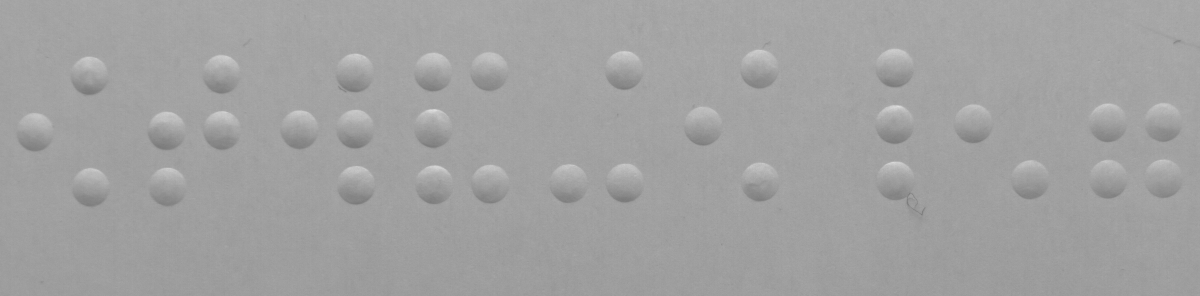
%> input picture im/实验图像/实验图像/problem3.png, 1200 x 296 px
$ octave problem3.m   (GNU Octave 9; MATLAB toolbox functions it lacks are replaced by stand-ins)
%> lines starting %> are read from the running program, lines starting %| are printed output that depends on the picture; in (x1, y1, x2, y2) boxes, pixels count from 0 and x2, y2 are one past the last pixel; in counts of white or black regions, pixels touching at a corner belong together; the program's own positions count from 1
m=imread('problem3.png');
%> m is the input picture: size 296x1200 uint8; min 121, max 222, mean 161.3
m=medfilt2(m,[5 5]);
imshow(m)
[c,r]=imfindcircles(m,[15,20],'Sensitivity',0.95);
%> c = 31 rows, first 12: [435.2 183; 433.8 70.16; 356 127; 167 129; 222.2 72.38; 490.9 182; 91.24 185.4; 35.47 130.4; 896.1 178.8; 489.9 69.95; 222.7 128.5; 760.8 179.9]; r = 31 values, max 17.72 at index 20, min 16.57 at index 7, mean 17.18
cx=c(:,1);
%> cx = 31 values, max 1163.9 at index 31, min 35.47 at index 8, mean 578.5
cy=c(:,2);
%> cy = 31 values, max 185.4 at index 7, min 66.28 at index 23, mean 132.6
R=ceil(mean(r));
%> R = 18
viscircles(c,r);
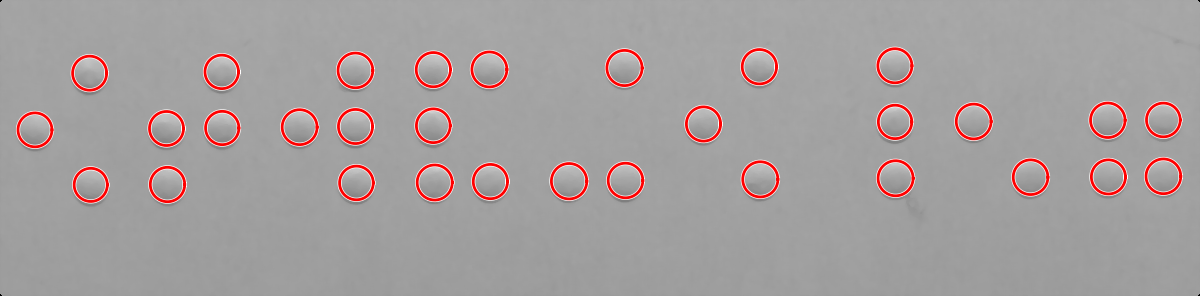
%> figure redrawn from the program's plot data
n=false(size(m));
[x, y] = meshgrid(1:size(m,2),1:size(m,1));
for i=1:length(r)
    n(((x-cx(i)).^2+(y-cy(i)).^2)<=R^2)=true;
end
%> this loop made 31 passes
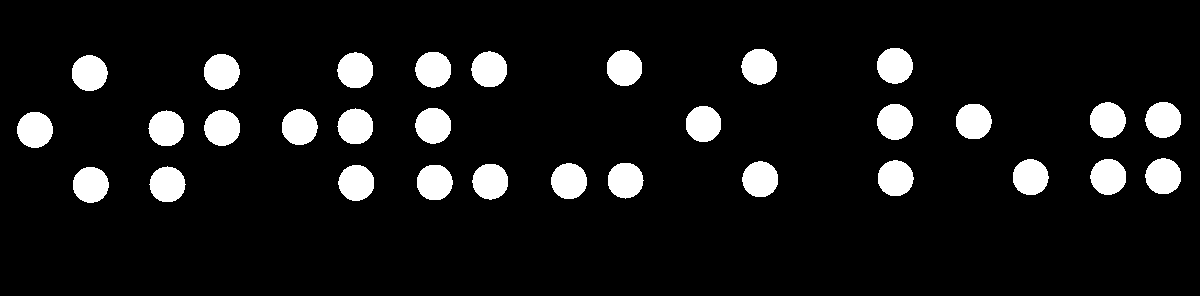
%> n: size 296x1200 logical; 8.9% white; 31 white regions, largest, box (x1, y1, x2, y2) and area: (877, 48, 913, 84) 1023, (551, 163, 587, 199) 1023, (877, 104, 913, 140) 1021
figure
imshow(n)
%% 定位行
row=sum(n,2);
%> row = 296 values, max 425 at index 181, min 0 at index 1, mean 106.4
rs=zeros(1,3);
re=zeros(1,3);
for i=1:3
    if i==1
        rs(i)=find(row(1:length(row)),1);
    else
    rs(i)=find(row((re(i-1)+1):length(row)),1)+re(i-1);
    end
    re(i)=find(row((rs(i)+1):length(row))==0,1)+rs(i)-1;
end
%> after the loop, re = [91 148 203]; rs = [49 103 159]
yp=round((rs+re)/2);
%> yp = [70 126 181]
%% 定位列
col=sum(n,1);
%> col = 1200 values, max 108 at index 356, min 0 at index 1, mean 26.24
for i=1:18
    if i==1
        cs(i)=find(col(1:length(col)),1);
    else
        if length(find(col((ce(i-1)+1):length(col)),1))==0
            break
        end
    cs(i)=find(col((ce(i-1)+1):length(col)),1)+ce(i-1);
    end
    ce(i)=find(col((cs(i)+1):length(col))==0,1)+cs(i)-1;
end
%> after the loop, ce = 17 values from 53 to 1181; cs = 17 values from 18 to 1146
xp=round((cs+ce)/2);
%> xp = 17 values from 36 to 1164
[z,index]=max(diff(xp));
%> z = 136; index = 12
%% 判定输出
out=[];
for i=1:length(xp)
    for j=1:length(yp)
        if n(yp(j),xp(i))==1
            out=[out,'1'];
        else
            out=[out,'0'];
        end
    end
end
%> this loop made 17 passes
%> after the loop, out = '010101011110010111111101001101010101111010001011011'
out=[out(1:(3*index)),'000',out((3*index+1):end)];
%> out = '010101011110010111111101001101010101000111010001011011'
out=reshape(out,3,18)
%> out = {'010101110101010000', '101111100010011011', '011001111101010111'}
